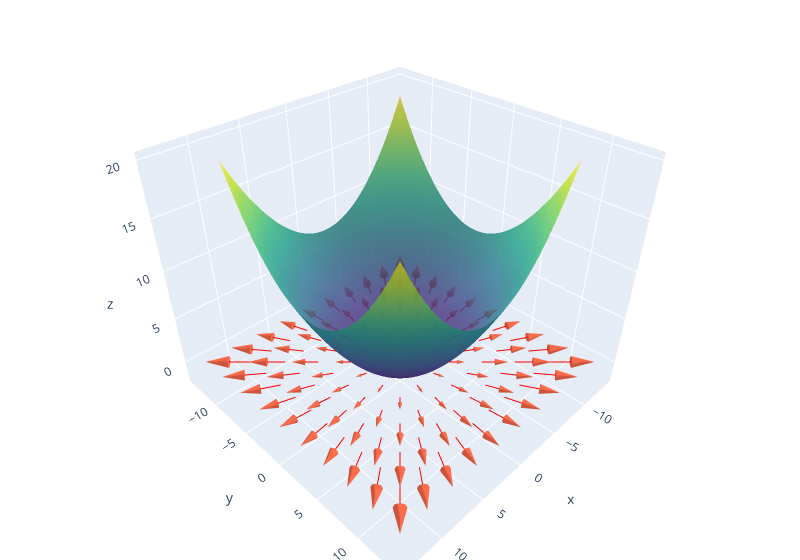

The notebook cell this image was saved under:
### Markdown cell above
The scalar function we want to plot is: $f(x, y) = x^2 + y^2, \; f: \mathbb{R}^2 \to \mathbb{R}$

- remember that the input variables lie in the horizontal plane
- The output of the function is the "height" of the surface
- The color is also the output of the function

### Code cell
from utils import plot_gradient_2d

plot_gradient_2d(f, df, follow_surface=False)
